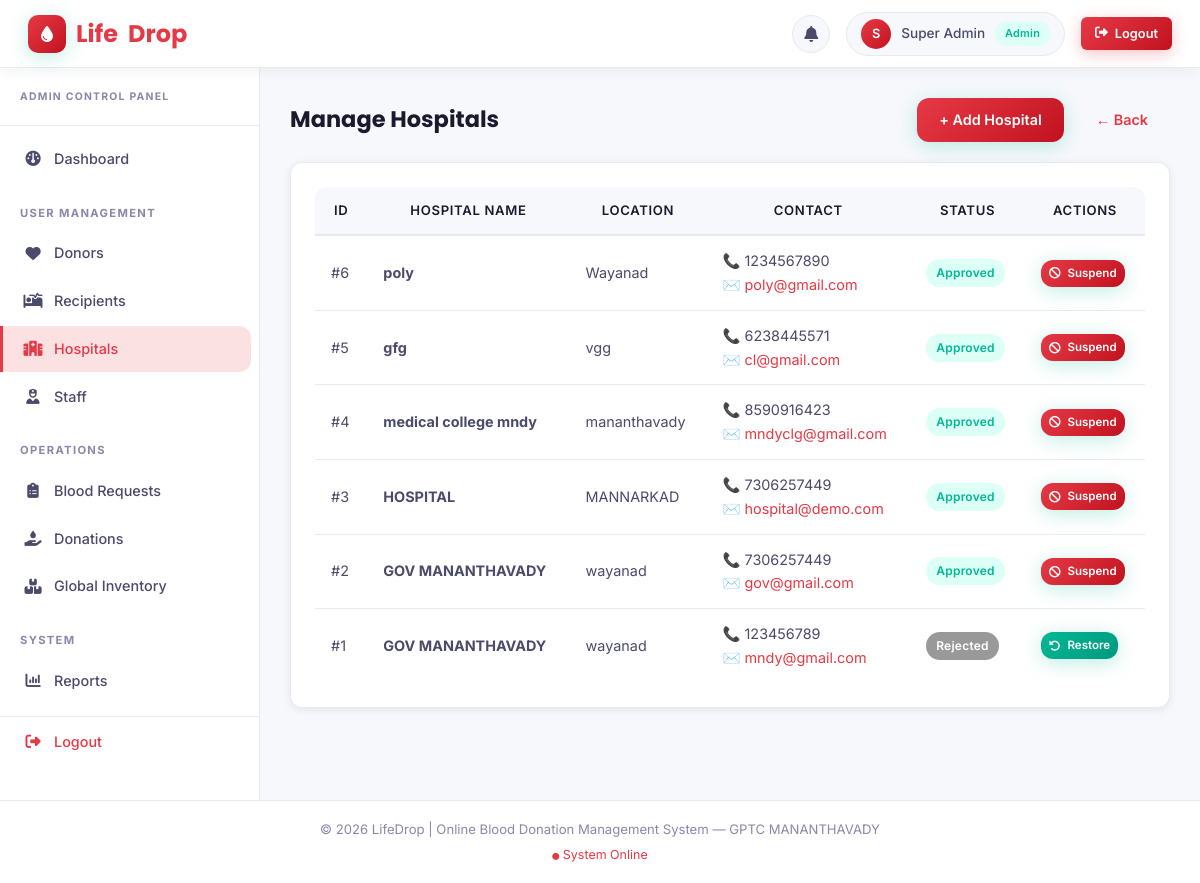
Page /admin/manage_hospitals.php (signed in) on the committed database.
### tables this page shows
CREATE TABLE `hospital` (
  `Hospital_ID` int(11) NOT NULL,
  `Hospital_Name` varchar(150) NOT NULL,
  `Location` varchar(255) DEFAULT NULL,
  `Contact_Number` varchar(20) DEFAULT NULL,
  `Email` varchar(100) NOT NULL,
  `Password` varchar(255) NOT NULL,
  `Status` enum('Pending','Approved','Rejected') DEFAULT 'Pending',
  `Created_At` timestamp NOT NULL DEFAULT current_timestamp()
);

### admin/manage_hospitals.php (the view, shortened to what this page needs)
<?php
require_once dirname(__DIR__) . '/includes/header.php';
try {
    $stmt = $pdo->query("SELECT * FROM HOSPITAL ORDER BY Status = 'Pending' DESC, Created_At DESC");
    $hospitals = $stmt->fetchAll();
} catch (PDOException $e) {
    die("Database Error: A system error occurred. Please try again later.");
}
?>
<div style="display: flex; justify-content: space-between; align-items: center; margin-bottom: 20px;">
    <h2>Manage Hospitals</h2>
    <div style="display: flex; gap: 10px;">
        <button onclick="document.getElementById('addHospitalForm').style.display='block'" class="btn btn-primary">+ Add Hospital</button>
        <a href="dashboard.php" class="btn">&larr; Back</a>
    </div>
</div>
<div class="card">
    <div class="table-responsive">
        <table class="table">
            <thead>
                <tr>
                    <th>ID</th>
                    <th>Hospital Name</th>
                    <th>Location</th>
                    <th>Contact</th>
                    <th>Status</th>
                    <th>Actions</th>
                </tr>
            </thead>
            <tbody>
                <?php if (count($hospitals) > 0): ?>
                    <?php foreach($hospitals as $hospital): ?>
                    <tr>
                        <td>#<?php echo $hospital['Hospital_ID']; ?></td>
                        <td><strong><?php echo htmlspecialchars($hospital['Hospital_Name']); ?></strong></td>
                        <td><?php echo nl2br(htmlspecialchars($hospital['Location'])); ?></td>
                        <td>
                            📞 <?php echo htmlspecialchars($hospital['Contact_Number']); ?><br>
                            ✉️ <a href="mailto:<?php echo htmlspecialchars($hospital['Email']); ?>"><?php echo htmlspecialchars($hospital['Email']); ?></a>
                        </td>
                        <td>
                            <?php if($hospital['Status'] === 'Pending'): ?>
                                <span class="badge badge-pending">Pending</span>
                            <?php elseif($hospital['Status'] === 'Approved'): ?>
                                <span class="badge badge-success">Approved</span>
                            <?php else: ?>
                                <span class="badge" style="background: #999; color: white;">Rejected</span>
                            <?php endif; ?>
                        </td>
                        <td>
                            <?php if($hospital['Status'] === 'Pending'): ?>
                                <a href="?action=approve&id=<?php echo $hospital['Hospital_ID']; ?>" class="btn btn-success" style="padding: 4px 8px; font-size: 0.8em;" onclick="return confirm('Approve this hospital?');"><i class="fa-solid fa-check"></i> Approve</a>
                                <a href="?action=reject&id=<?php echo $hospital['Hospital_ID']; ?>" class="btn btn-primary" style="padding: 4px 8px; font-size: 0.8em; background-color: var(--text-muted);" onclick="return confirm('Reject this hospital?');"><i class="fa-solid fa-xmark"></i> Reject</a>
                            <?php elseif($hospital['Status'] === 'Approved'): ?>
                                <a href="?action=reject&id=<?php echo $hospital['Hospital_ID']; ?>" class="btn btn-primary" style="padding: 4px 8px; font-size: 0.8em; background-color: var(--accent-red);" onclick="return confirm('Suspend this hospital?');"><i class="fa-solid fa-ban"></i> Suspend</a>
                            <?php else: ?>
                                <a href="?action=approve&id=<?php echo $hospital['Hospital_ID']; ?>" class="btn btn-success" style="padding: 4px 8px; font-size: 0.8em;" onclick="return confirm('Restore this hospital?');"><i class="fa-solid fa-rotate-left"></i> Restore</a>
                            <?php endif; ?>
                        </td>
                    </tr>
                    <?php endforeach; ?>
                <?php else: ?>
                    <tr><td colspan="6" style="text-align: center; padding: 20px;">No hospitals registered yet.</td></tr>
                <?php endif; ?>
            </tbody>
        </table>
    </div>
</div>
<?php require_once dirname(__DIR__) . '/includes/footer.php'; ?>

### assets/css/style.css (style rules this page uses)
:root { --primary: #e63946; --primary-dark: #c1121f; --primary-light: #fff0f1; --primary-glow: rgba(230, 57, 70, 0.15); --accent-red: #e63946; --accent-red-dark: #c1121f; --accent-red-light: #fff0f1; --text-dark: #1a1a2e; --text-body: #4a4a6a; --text-muted: #8888aa; --bg-page: #f7f8fc; --bg-card: #ffffff; --border: #e8eaf0; --success: #00b894; --warning: #f39c12; --danger: #e63946; --info: #0984e3; --shadow-xs: 0 1px 3px rgba(0, 0, 0, 0.06); --shadow-sm: 0 2px 8px rgba(0, 0, 0, 0.08); --shadow-md: 0 4px 20px rgba(0, 0, 0, 0.10); --shadow-lg: 0 8px 40px rgba(0, 0, 0, 0.12); --shadow-primary: 0 4px 20px rgba(0, 184, 148, 0.25); --sidebar-w: 260px; --topbar-h: 68px; --radius-sm: 6px; --radius-md: 12px; --radius-lg: 20px; --radius-xl: 30px; --transition: all 0.25s cubic-bezier(0.4, 0, 0.2, 1); }
*, *::before, *::after { margin: 0; padding: 0; box-sizing: border-box; }
html { scroll-behavior: smooth; }
body { font-family: 'Inter', 'Segoe UI', sans-serif; background-color: var(--bg-page); color: var(--text-body); line-height: 1.65; font-size: 15px; }
h1, h2, h3, h4, h5 { font-family: 'Poppins', sans-serif; color: var(--text-dark); line-height: 1.3; }
a { color: var(--primary); text-decoration: none; transition: var(--transition); }
.btn { display: inline-flex; align-items: center; gap: 7px; padding: 10px 22px; font-family: 'Inter', sans-serif; font-size: 0.9rem; font-weight: 600; border: none; border-radius: var(--radius-md); cursor: pointer; text-decoration: none; transition: var(--transition); white-space: nowrap; }
.btn-primary { background: linear-gradient(135deg, var(--primary), var(--primary-dark)); color: white; box-shadow: var(--shadow-primary); }
.btn-success { background: linear-gradient(135deg, #00b894, #00997e); color: white; box-shadow: var(--shadow-primary); }
.card { background: var(--bg-card); border-radius: var(--radius-md); border: 1px solid var(--border); padding: 24px; margin-bottom: 24px; box-shadow: var(--shadow-sm); transition: var(--transition); }
.table-responsive { overflow-x: auto; border-radius: var(--radius-md); }
.table { width: 100%; border-collapse: collapse; font-size: 0.9rem; }
.table th { background: var(--bg-page); color: var(--text-dark); font-weight: 600; font-size: 0.82rem; text-transform: uppercase; letter-spacing: 0.05em; padding: 13px 16px; border-bottom: 2px solid var(--border); white-space: nowrap; }
.table td { padding: 13px 16px; border-bottom: 1px solid var(--border); color: var(--text-body); vertical-align: middle; }
.table tbody tr:last-child td { border-bottom: none; }
.badge { display: inline-flex; align-items: center; gap: 4px; padding: 4px 10px; border-radius: var(--radius-xl); font-size: 0.75rem; font-weight: 600; letter-spacing: 0.02em; }
.badge-success, .badge-approved { background: #dcfff6; color: var(--success); }

### rows in the picture
hospital: Hospital_ID "6", Hospital_Name "poly", Location "Wayanad", Contact_Number "1234567890", Email "poly@gmail.com", Status "Approved"
hospital: Hospital_ID "5", Hospital_Name "gfg", Location "vgg", Contact_Number "6238445571", Email "cl@gmail.com", Status "Approved"
hospital: Hospital_ID "4", Hospital_Name "medical college mndy", Location "mananthavady", Contact_Number "8590916423", Email "mndyclg@gmail.com", Status "Approved"
hospital: Hospital_ID "3", Hospital_Name "HOSPITAL", Location "MANNARKAD", Contact_Number "7306257449", Email "hospital@demo.com", Status "Approved"
hospital: Hospital_ID "2", Hospital_Name "GOV MANANTHAVADY", Location "wayanad", Contact_Number "7306257449", Email "gov@gmail.com", Status "Approved"
hospital: Hospital_ID "1", Hospital_Name "GOV MANANTHAVADY", Location "wayanad", Contact_Number "123456789", Email "mndy@gmail.com", Status "Rejected"

### other values in the picture
substr($_SESSION['user_name'] ?? $_SESSION['role'], 0, 1) "S"
$_SESSION['user_name'] "Super Admin"
$_SESSION['role'] "Admin"
